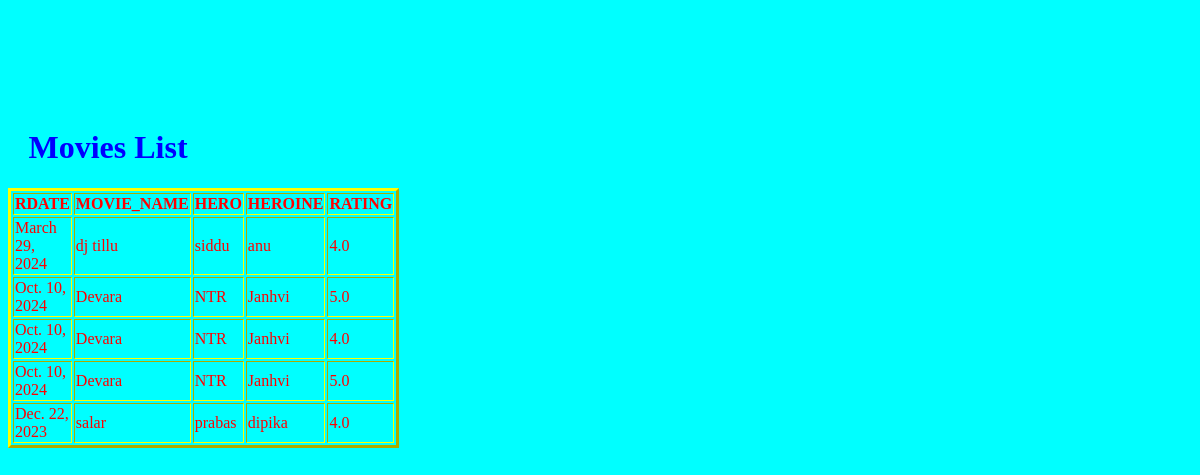
The app's page /movie_list/ with its own data.
### movieapp/models.py (models this page shows)
class Movie(models.Model):
    rdate = models.DateField()
    movie_name = models.CharField(max_length=30)
    hero = models.CharField(max_length=30)
    heroine = models.CharField(max_length=30)
    rating = models.FloatField()

### movieapp/views.py (the view)
# urls.py: path('movie_list/', views.movie_list),
def movie_list(request):
    movie_list = Movie.objects.all()
    return render(request,'movieapp/movie_list.html',{'movie_list':movie_list})

### templates/movieapp/movie_list.html (shortened to what this page needs)
<!DOCTYPE html>
{% load static %}
<html lang="en">
<head>
    <link rel="stylesheet" href="{% static 'css/movie.css' %}">
</head>
<body>
{% if movie_list %}
<div align="center">
    <h1>Movies List</h1>
<table border="3">
    <thead>
    <th>RDATE</th>
    <th>MOVIE_NAME</th>
    <th>HERO</th>
    <th>HEROINE</th>
    <th>RATING</th>
    </thead>
    <tbody>
    {% for mv in movie_list %}
    <tr>
    <td>{{mv.rdate}}</td>
    <td>{{mv.movie_name}}</td>
    <td>{{mv.hero}}</td>
    <td>{{mv.heroine}}</td>
    <td>{{mv.rating}}</td>
    </tr>
    {% endfor %}
    </tbody>
</table>
</div>
{% else %}
<p>No Movie Found....</p>
{% endif %}
</body>
</html>

### static/css/movie.css (style rules this page uses)
body { padding-top:100px; background:cyan; color:blue; text-align:center; }
table { color:red; border-color:yellow; padding:auto; }
div { width:200px; }

### records on screen
Movie: rdate "March 29, 2024", movie_name "dj tillu", hero "siddu", heroine "anu", rating "4.0"
Movie: rdate "Oct. 10, 2024", movie_name "Devara", hero "NTR", heroine "Janhvi", rating "5.0"
Movie: rdate "Oct. 10, 2024", movie_name "Devara", hero "NTR", heroine "Janhvi", rating "4.0"
Movie: rdate "Oct. 10, 2024", movie_name "Devara", hero "NTR", heroine "Janhvi", rating "5.0"
Movie: rdate "Dec. 22, 2023", movie_name "salar", hero "prabas", heroine "dipika", rating "4.0"
